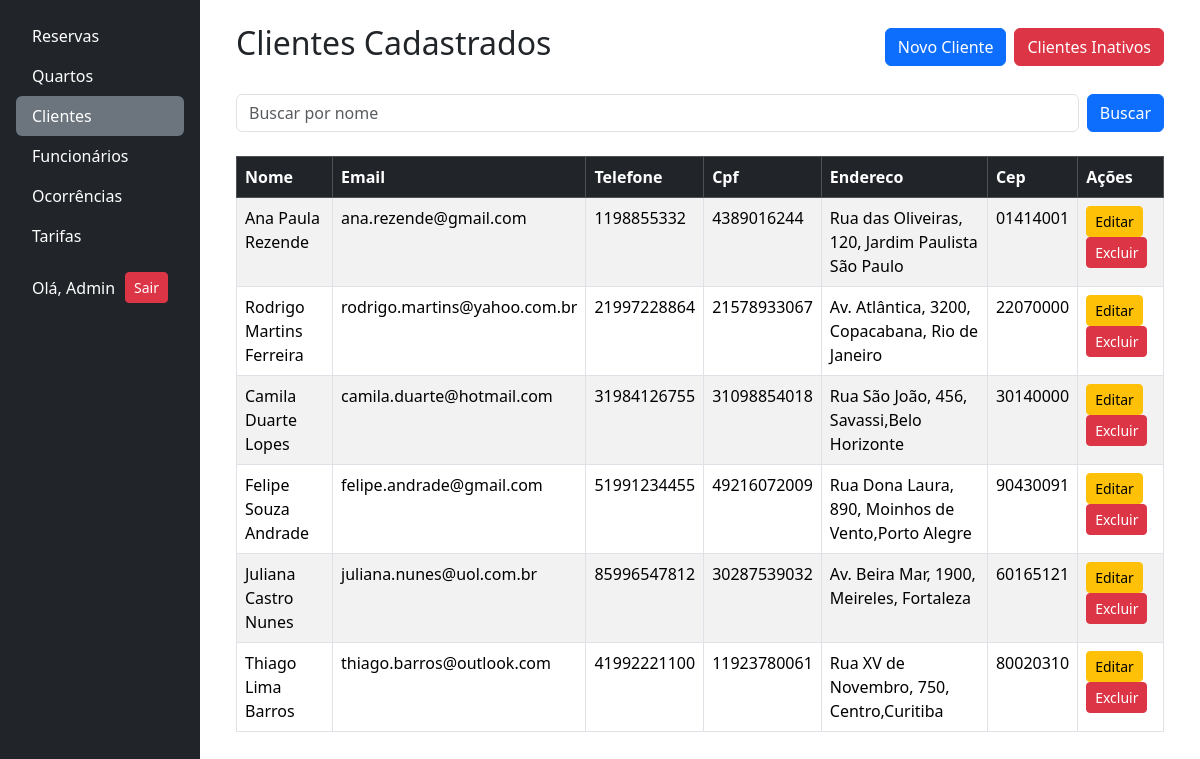
The app's page /clientes/ (signed in) with its own data.
### clientes/models.py (models this page shows, shortened)
class Cliente(models.Model):
    nome = models.CharField(max_length=50, blank=False)
    email = models.EmailField(max_length=254, blank=False)
    telefone = models.CharField(max_length=11, blank=False)
    cpf = models.CharField(max_length=11, unique=True, blank=False)
    endereco = models.CharField(
        max_length=50, blank=False, verbose_name="Endereço")
    cep = models.CharField(max_length=8, blank=False)
    ativo = models.BooleanField(default=True)

### clientes/views.py (the view)
# urls.py: path('', views.clientes, name='clientes'),
@login_required
def clientes(request):
    query = request.GET.get('busca', '')
    if query:
        clientes = Cliente.objects.filter(ativo=True, nome__icontains=query)
    else:
        clientes = Cliente.objects.filter(ativo=True)
    dados = {
        'clientes': clientes,
        'ativos': True,
        'query': query,
    }
    return render(request, 'clientes/index.html', dados)

### clientes/templates/clientes/index.html
{% extends 'base.html' %}
{% block content %}
<div class="container">
  <div class="d-flex justify-content-between align-items-center mb-4">
    {% if ativos %}
      <h2>Clientes Cadastrados</h2>
      <div class="d-grid gap-2 d-md-flex justify-content-md-start">
        <a href="{% url 'cadastrar_cliente' %}" class="btn btn-primary">Novo Cliente</a>
        <a href="{% url 'clientes_inativos' %}" class="btn btn-danger">Clientes Inativos</a>
      </div>
    {% else %}
      <h2>Clientes Excluídos</h2>
      <a href="{% url 'clientes' %}" class="btn btn-primary">Clientes Ativos</a>
    {% endif %}
  </div>
 {% include 'partials/_busca.html' with placeholder_text="Buscar por nome" %}
 <div class="table-responsive mt-4">
  <table class="table table-striped table-bordered">
    <thead class="table-dark">
      <tr>
        <th>
          <a href="{% url 'ordenar_cliente' 'nome' %}?ativo={{ativos}}&busca={{query}}" class="text-white text-decoration-none">Nome</a>
        </th>
        <th>
          <a href="{% url 'ordenar_cliente' 'email' %}?ativo={{ativos}}&busca={{query}}" class="text-white text-decoration-none">Email</a>
        </th>
        <th>
          <a href="{% url 'ordenar_cliente' 'telefone' %}?ativo={{ativos}}&busca={{query}}" class="text-white text-decoration-none">Telefone</a>
        </th>
        <th>
          <a href="{% url 'ordenar_cliente' 'cpf' %}?ativo={{ativos}}&busca={{query}}" class="text-white text-decoration-none">Cpf</a>
        </th>
        <th>
          <a href="{% url 'ordenar_cliente' 'endereco' %}?ativo={{ativos}}&busca={{query}}" class="text-white text-decoration-none">Endereco</a>
        </th>
        <th>
          <a href="{% url 'ordenar_cliente' 'cep' %}?ativo={{ativos}}&busca={{query}}" class="text-white text-decoration-none">Cep</a>
        </th>
        <th>Ações</th>
      </tr>
    </thead>
    <tbody>
      {% for cliente in clientes %}
        <tr>
          <td>{{ cliente.nome }}</td>
          <td>{{ cliente.email }}</td>
          <td>{{ cliente.telefone }}</td>
          <td>{{ cliente.cpf }}</td>
          <td>{{ cliente.endereco }}</td>
          <td>{{ cliente.cep }}</td>
          {% if ativos %}
            <td>
              <a href="{% url 'editar_cliente' cliente.id %}" class="btn btn-sm btn-warning">Editar</a>
              <a href="{% url 'excluir_cliente' cliente.id %}" class="btn btn-sm btn-danger">Excluir</a>
            </td>
          {% else %}
            <td>
              <a href="{% url 'ativar_cliente' cliente.id %}" class="btn btn-sm btn-warning">Ativar</a>
            </td>
          {% endif %}
        </tr>
      {% empty %}
        <tr>
          <td colspan="7" class="text-center">Nenhum cliente encontrado.</td>
        </tr>
      {% endfor %}
    </tbody>
  </table>
</div>
</div>
{% endblock %}

### templates/partials/_menu_itens.html
<ul class="nav nav-pills flex-column mb-auto">
    <li>
        <a href="{% url 'reservas:reservas' %}"
           class="nav-link text-white {% if request.resolver_match.app_name == 'reservas' %}active bg-secondary{% endif %}">
            Reservas
        </a>
    </li>
    {% if user.is_staff %}
    <li>
        <a href="{% url 'quartos' %}"
           class="nav-link text-white {% if '/quartos/' in request.path %}active bg-secondary{% endif %}">
            Quartos
        </a>
    </li>
    {% endif %}
    <li>
        <a href="{% url 'clientes' %}"
           class="nav-link text-white {% if '/clientes/' in request.path %}active bg-secondary{% endif %}">
            Clientes
        </a>
    </li>
    {% if user.is_staff %}
    <li>
        <a href="{% url 'funcionarios' %}"
           class="nav-link text-white {% if '/funcionarios/' in request.path %}active bg-secondary{% endif %}">
            Funcionários
        </a>
    </li>
    {% endif %}
    <li>
        <a href="{% url 'lista_ocorrencias' %}" class="nav-link text-white {% if '/ocorrencias/' in request.path %}active bg-secondary{% endif %}">
            Ocorrências
        </a>
    </li>
    {% if user.is_staff %}
    <li>
        {% if request.user.is_staff %}
        <a href="{% url 'lista_tarifas' %}" class="nav-link text-white {% if '/tarifas/' in request.path %}active bg-secondary{% endif %}">
            Tarifas
        </a>
        {% endif %}
    </li>
    {% endif %}
     {% if user.is_authenticated %}
        <li class="mt-3">
            <div class="d-flex align-items-center gap-2 px-3 text-white">
                <span>Olá, {{ user.first_name }}</span>
                <a href="{% url 'logout' %}" class="btn btn-danger btn-sm ms-auto">Sair</a>
                </div>
        </li>
    {% endif %}
</ul>

### templates/base.html (style rules this page uses)
html, body { height: 100%; margin: 0; }

### records on screen
Cliente: nome "Ana Paula Rezende", email "ana.rezende@gmail.com", telefone "1198855332", cpf "4389016244", endereco "Rua das Oliveiras, 120, Jardim Paulista São Paulo", cep "01414001"
Cliente: nome "Rodrigo Martins Ferreira", email "rodrigo.martins@yahoo.com.br", telefone "21997228864", cpf "21578933067", endereco "Av. Atlântica, 3200, Copacabana, Rio de Janeiro", cep "22070000"
Cliente: nome "Camila Duarte Lopes", email "camila.duarte@hotmail.com", telefone "31984126755", cpf "31098854018", endereco "Rua São João, 456, Savassi,Belo Horizonte", cep "30140000"
Cliente: nome "Felipe Souza Andrade", email "felipe.andrade@gmail.com", telefone "51991234455", cpf "49216072009", endereco "Rua Dona Laura, 890, Moinhos de Vento,Porto Alegre", cep "90430091"
Cliente: nome "Juliana Castro Nunes", email "juliana.nunes@uol.com.br", telefone "85996547812", cpf "30287539032", endereco "Av. Beira Mar, 1900, Meireles, Fortaleza", cep "60165121"
Cliente: nome "Thiago Lima Barros", email "thiago.barros@outlook.com", telefone "41992221100", cpf "11923780061", endereco "Rua XV de Novembro, 750, Centro,Curitiba", cep "80020310"

### other values on screen
{{ user.first_name }} "Admin"
